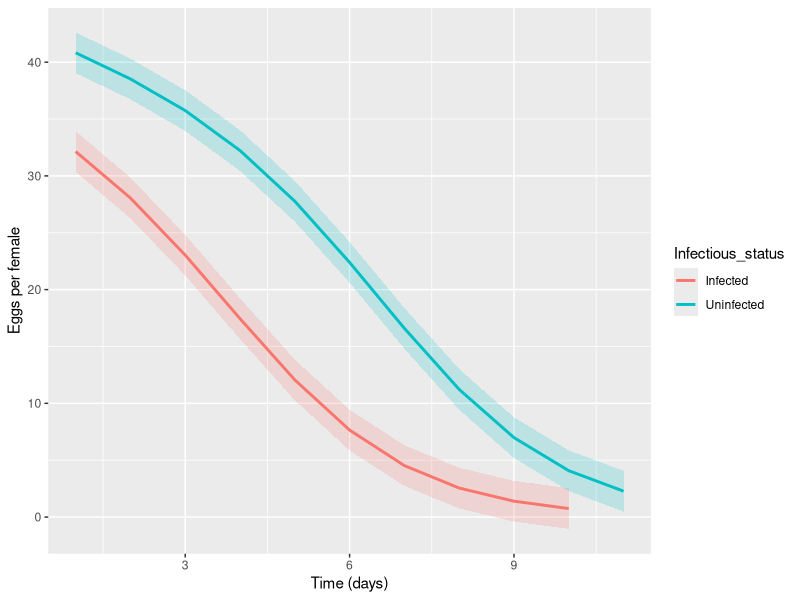

Write R code to recreate this figure.
### This script implements the oviposition analysis presented in Vasconcellos et al. (2014)
### We model daily oviposition counts from Oncopeltus females using a zero-inflated Poisson (ZIP) generalised linear model (GLM)  
## Copyleft (or the one to blame): Carvalho, LMF (2014)
## last updated: 09/11/2014
ovi <- data.frame(read.table("data/oncopeltus_oviposition.csv", header = TRUE))
ovi$STATUS <- factor(ovi$STATUS)
library(pscl); library(ggplot2)
m <- zeroinfl(COUNT~DAY+STATUS, data = ovi)
p <- predict(m)
se.p <- sqrt(mean((ovi$COUNT-p)^2))/sqrt(length(p))
###
conf.band <- function(x, sd, alpha){
  lwr = x - qnorm(alpha/2)*sd
  upr = x + qnorm(alpha/2)*sd  
  return(data.frame(lwr, upr))
}

bands <- conf.band(p,se.p,.05)
bigdt <- data.frame(ovi,p,bands)
bigdt$Infectious_status <- factor(ifelse(bigdt$STATUS==0,1,0),
                                  labels=c("Infected", "Uninfected"))# monstruous trick to fool ggplot
#
pdf(file = "figs/oviposition.pdf")
ggplot(bigdt, aes(x = DAY, y = p)) +
  geom_ribbon(aes(ymin = lwr, ymax = upr, fill =  as.factor(ifelse(STATUS==0, 1, 0))), alpha = 0.2) +
  scale_x_continuous("Time (days)") +
  scale_y_continuous("Eggs per female") +
  guides(fill=FALSE)+
  geom_line(aes(colour = Infectious_status), size = 1)+
  labs(fill="Infectious status")
dev.off()
